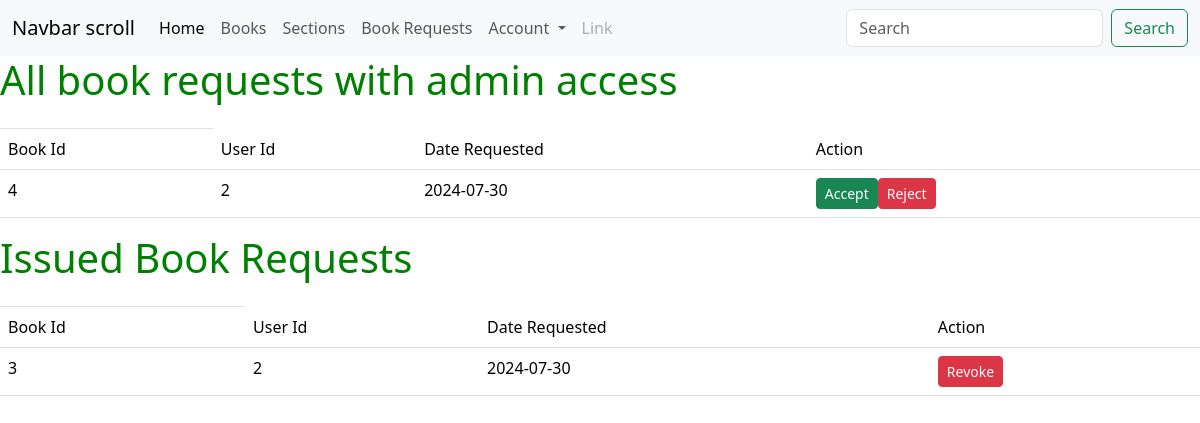
Screenshot of /book-requests (signed in) with the database file from the repository.
### app/models.py (models this page shows)
class BookIssue(db.Model):
    __name__ = "book_issues"
    id = db.Column(db.Integer, autoincrement=True, primary_key=True)
    book_id = db.Column(db.Integer, db.ForeignKey("books.book_id"), nullable=False)
    user_id = db.Column(db.Integer, db.ForeignKey("users.user_id"))
    date_requested = db.Column(db.Date, default=datetime.now())
    date_issued = db.Column(db.Date, nullable=True)
    date_returned = db.Column(db.Date, nullable=True)
    status = db.Column(
        db.String, default="pending"
    )  # accepted, rejected, pending, revoked, returned

### app/bp/book_issue.py (the view)
@bp.route("/book-requests")
@login_required("admin")
def book_requests():
    book_requests = BookIssue.query.all()
    return render_template("book_requests.html", book_requests=book_requests)

### app/utils.py (called while the page is built)
def login_required(role):
    def wrapper(original):
        @wraps(original)
        def inner(*args, **kwargs):
            if session.get("username") and session.get("role") == role:
                return original(*args, **kwargs)
            else:
                flash(f"You need to login as {role}", "warning")
                return redirect(url_for("auth.login"))
        return inner
    return wrapper

### templates/book_requests.html
{% extends "base.html" %}
{% block content %}
<h1>All book requests with admin access</h1>
<table class="table">
    <th>
        <tr>
            <td>Book Id</td>
            <td>User Id </td>
            <td>Date Requested</td>
            <td>Action</td>
        </tr>
    </th>
    <tbody>
        {% for book in book_requests %}
        {% if book.status == 'pending' %}
        <tr>
            <td>
                {{ book.book_id }}
            </td>
            <td>
                {{book.user_id}}
            </td>
            <td>
                {{ book.date_requested}}
            </td>
            {%if session.get('role') == 'student' %}
            <td>status</td>
            {%else %}
            <td>
                <div class="d-flex">
                    <form action="/book-requests/accept/{{book.id}}" method="post">
                        <button type="submit" class="btn btn-sm btn-success">Accept</button>
                    </form>
                    <form action="/book-requests/reject/{{book.id}}" method="post">
                        <button type="submit" class="btn btn-sm btn-danger">Reject</button>
                    </form>
                </div>
            </td>
            {%endif%}
        </tr>
        {% endif %}
        {% endfor %}
    </tbody>
</table>
<h1>Issued Book Requests</h1>
<table class="table">
    <th>
        <tr>
            <td>Book Id</td>
            <td>User Id </td>
            <td>Date Requested</td>
            <td>Action</td>
        </tr>
    </th>
    <tbody>
        {% for book in book_requests %}
        {% if book.status == 'accepted'%}
        <tr>
            <td>
                {{ book.book_id }}
            </td>
            <td>
                {{book.user_id}}
            </td>
            <td>
                {{ book.date_requested}}
            </td>
            {%if session.get('role') == 'student' %}
            <td>status</td>
            {%else %}
            <td>
                <div class="d-flex">
                    <form action="/book-request/revoke/{{book.id}}" method="post">
                        <button type="submit" class="btn btn-sm btn-danger">Revoke</button>
                    </form>
                </div>
            </td>
            {%endif%}
        </tr>
        {% endif %}
        {% endfor %}
    </tbody>
</table>
{%endblock%}

### static/main.css (style rules this page uses)
h1 { color: green !important; }

### rows the page displays
BookIssue: book_id "4", user_id "2", date_requested "2024-07-30"
BookIssue: book_id "3", user_id "2", date_requested "2024-07-30"
